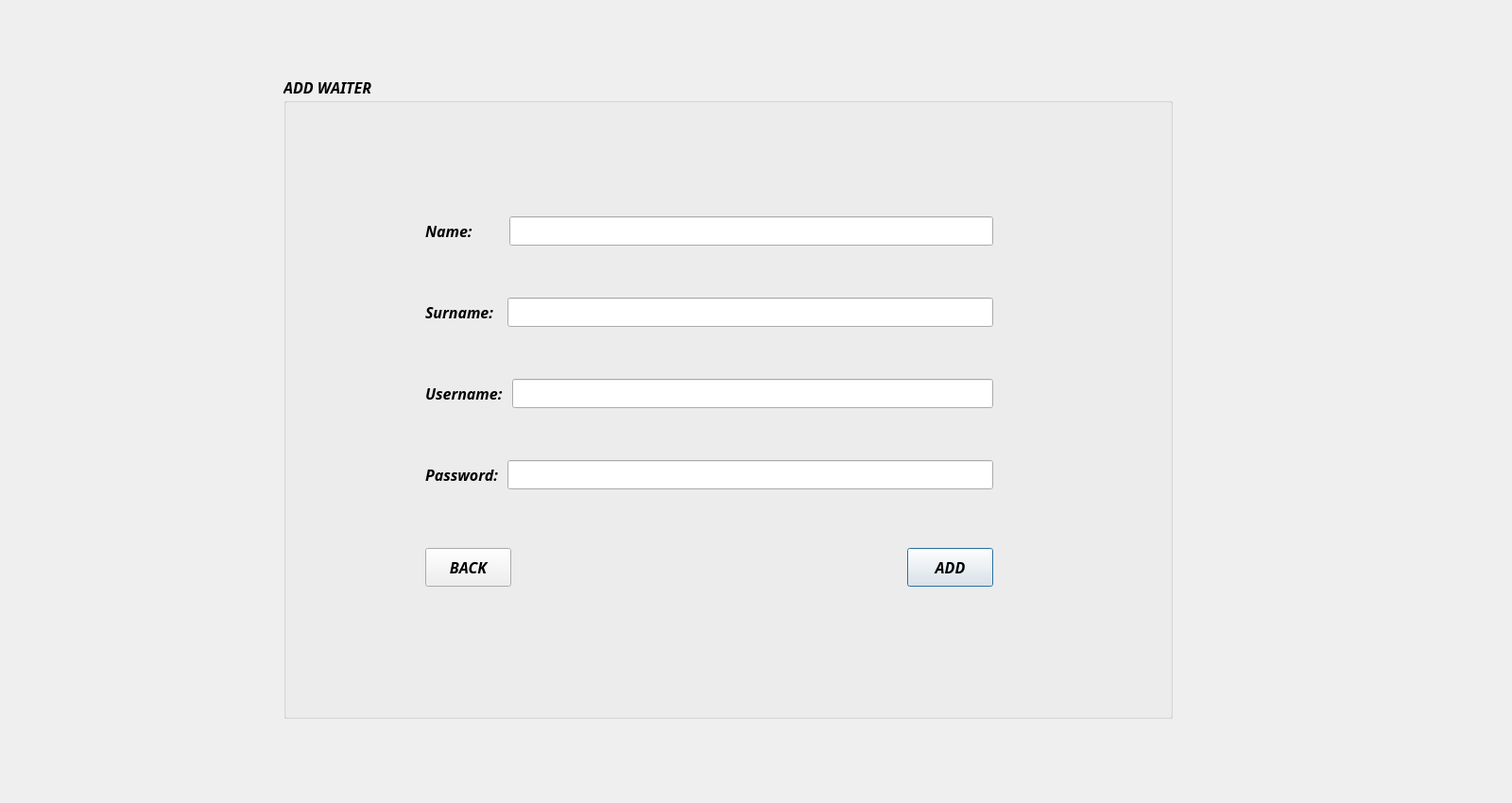
<?xml version="1.0" encoding="UTF-8"?>
<ui version="4.0">
 <class>Add_waiter</class>
 <widget class="QDialog" name="Add_waiter">
  <property name="geometry">
   <rect>
    <x>0</x>
    <y>0</y>
    <width>1600</width>
    <height>850</height>
   </rect>
  </property>
  <property name="windowTitle">
   <string>Dialog</string>
  </property>
  <widget class="QGroupBox" name="groupBox">
   <property name="geometry">
    <rect>
     <x>300</x>
     <y>80</y>
     <width>941</width>
     <height>681</height>
    </rect>
   </property>
   <property name="font">
    <font>
     <family>Perpetua Titling MT</family>
     <pointsize>12</pointsize>
     <italic>true</italic>
     <bold>true</bold>
    </font>
   </property>
   <property name="title">
    <string>ADD WAITER</string>
   </property>
   <widget class="QPushButton" name="add_pushButton">
    <property name="geometry">
     <rect>
      <x>660</x>
      <y>500</y>
      <width>91</width>
      <height>41</height>
     </rect>
    </property>
    <property name="text">
     <string>ADD</string>
    </property>
   </widget>
   <widget class="QWidget" name="">
    <property name="geometry">
     <rect>
      <x>150</x>
      <y>100</y>
      <width>601</width>
      <height>391</height>
     </rect>
    </property>
    <layout class="QVBoxLayout" name="verticalLayout">
     <item>
      <layout class="QHBoxLayout" name="horizontalLayout">
       <item>
        <widget class="QLabel" name="label">
         <property name="text">
          <string>Name:        </string>
         </property>
        </widget>
       </item>
       <item>
        <widget class="QLineEdit" name="add_waiter_name_lineEdit">
         <property name="text">
          <string>  </string>
         </property>
        </widget>
       </item>
      </layout>
     </item>
     <item>
      <layout class="QHBoxLayout" name="horizontalLayout_2">
       <item>
        <widget class="QLabel" name="label_2">
         <property name="text">
          <string>Surname:  </string>
         </property>
        </widget>
       </item>
       <item>
        <widget class="QLineEdit" name="add_waiter_surname_lineEdit"/>
       </item>
      </layout>
     </item>
     <item>
      <layout class="QHBoxLayout" name="horizontalLayout_3">
       <item>
        <widget class="QLabel" name="label_3">
         <property name="text">
          <string>Username: </string>
         </property>
        </widget>
       </item>
       <item>
        <widget class="QLineEdit" name="add_waiter_username_lineEdit"/>
       </item>
      </layout>
     </item>
     <item>
      <layout class="QHBoxLayout" name="horizontalLayout_4">
       <item>
        <widget class="QLabel" name="label_4">
         <property name="text">
          <string>Password: </string>
         </property>
        </widget>
       </item>
       <item>
        <widget class="QLineEdit" name="add_waiter_pass_lineEdit"/>
       </item>
      </layout>
     </item>
    </layout>
   </widget>
   <widget class="QPushButton" name="back_pushButton">
    <property name="geometry">
     <rect>
      <x>150</x>
      <y>500</y>
      <width>91</width>
      <height>41</height>
     </rect>
    </property>
    <property name="text">
     <string>BACK</string>
    </property>
   </widget>
  </widget>
 </widget>
 <resources/>
 <connections/>
</ui>
